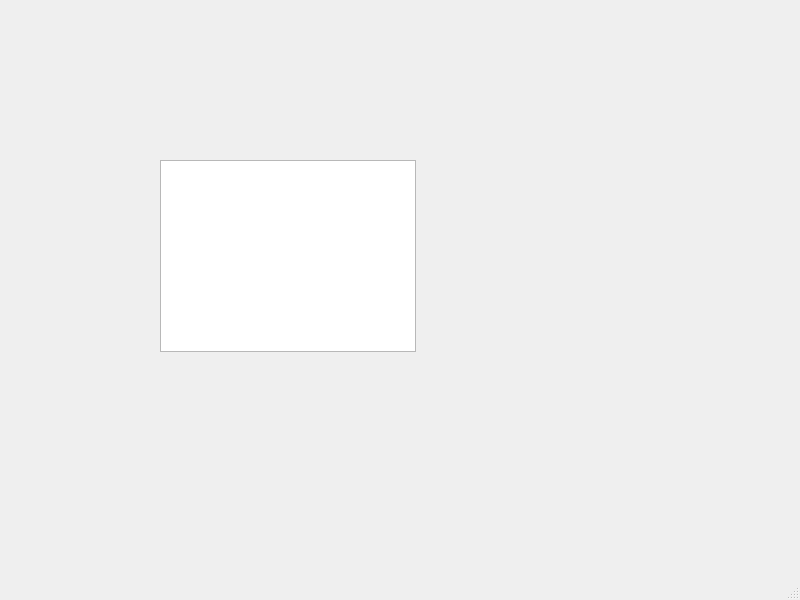
<?xml version="1.0" encoding="UTF-8"?>
<ui version="4.0">
 <class>MainWindow</class>
 <widget class="QMainWindow" name="MainWindow">
  <property name="geometry">
   <rect>
    <x>0</x>
    <y>0</y>
    <width>800</width>
    <height>600</height>
   </rect>
  </property>
  <property name="windowTitle">
   <string>MainWindow</string>
  </property>
  <widget class="QWidget" name="centralwidget">
   <property name="enabled">
    <bool>true</bool>
   </property>
   <widget class="QTableWidget" name="table">
    <property name="geometry">
     <rect>
      <x>160</x>
      <y>160</y>
      <width>256</width>
      <height>192</height>
     </rect>
    </property>
    <property name="sortingEnabled">
     <bool>true</bool>
    </property>
   </widget>
  </widget>
  <widget class="QMenuBar" name="menubar">
   <property name="geometry">
    <rect>
     <x>0</x>
     <y>0</y>
     <width>800</width>
     <height>22</height>
    </rect>
   </property>
  </widget>
  <widget class="QStatusBar" name="statusbar"/>
 </widget>
 <resources/>
 <connections/>
</ui>
